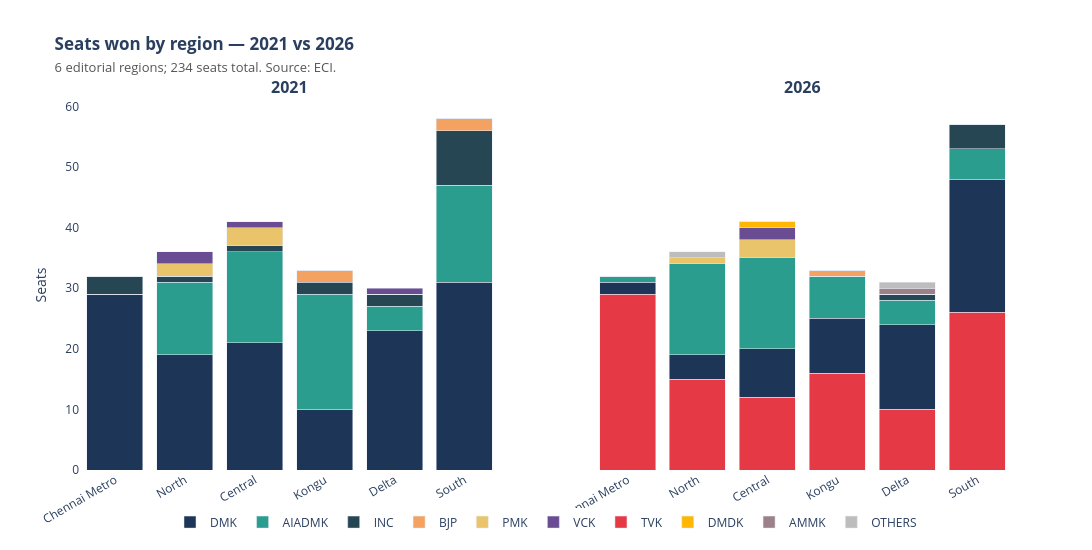

This figure's notebook cell:
### Markdown cell above
## Chart 4 — Regional Seats Side-by-Side (geographic context)

### Code cell
from plotly.subplots import make_subplots

def region_seats(winners_df):
    seats = winners_df.groupby(['region','winner_party']).size().unstack(fill_value=0)
    keep = ['TVK','DMK','AIADMK','INC','BJP','PMK','VCK','DMDK','AMMK','OTHERS']
    seats = seats[[c for c in keep if c in seats.columns]]
    region_order = ['Chennai Metro','North','Central','Kongu','Delta','South']
    seats = seats.reindex(region_order)
    return seats

s21 = region_seats(winners_2021)
s26 = region_seats(winners_2026)

party_colors_full = {
    'TVK': '#E63946', 'DMK': '#1D3557', 'AIADMK': '#2A9D8F',
    'INC': '#264653', 'BJP': '#F4A261', 'PMK': '#E9C46A',
    'VCK': '#6A4C93', 'DMDK': '#FFB703', 'AMMK': '#9D8189', 'OTHERS': '#BDBDBD',
}

fig4 = make_subplots(rows=1, cols=2, subplot_titles=('<b>2021</b>', '<b>2026</b>'), shared_yaxes=True)

seen = set()
for party in s21.columns:
    fig4.add_trace(go.Bar(name=party, x=s21.index, y=s21[party],
                          marker_color=party_colors_full.get(party,'#888'),
                          legendgroup=party, showlegend=(party not in seen)), row=1, col=1)
    seen.add(party)
for party in s26.columns:
    fig4.add_trace(go.Bar(name=party, x=s26.index, y=s26[party],
                          marker_color=party_colors_full.get(party,'#888'),
                          legendgroup=party, showlegend=(party not in seen)), row=1, col=2)
    seen.add(party)

fig4.update_layout(
    title='<b>Seats won by region — 2021 vs 2026</b><br>'
          '<span style="font-size:13px;color:#555">6 editorial regions; 234 seats total. Source: ECI.</span>',
    barmode='stack',
    height=550, width=1150,
    paper_bgcolor='white', plot_bgcolor='white',
    legend=dict(orientation='h', yanchor='bottom', y=-0.18, xanchor='center', x=0.5)
)
fig4.update_yaxes(title_text='Seats', row=1, col=1)
fig4.update_xaxes(tickangle=-30)

fig4.write_html(CHARTS / "04_regional_seats.html")
fig4.show()

### Figure 1 — Plotly figure (JSON) as saved in the notebook; plotly's stock layout.template omitted (floating-point values rounded to 4 significant figures)
{"data": [{"legendgroup": "DMK", "marker": {"color": "#1D3557"}, "name": "DMK", "showlegend": true, "type": "bar", "x": ["Chennai Metro", "North", "Central", "Kongu", "Delta", "South"], "xaxis": "x", "y": [29, 19, 21, 10, 23, 31], "yaxis": "y"}, {"legendgroup": "AIADMK", "marker": {"color": "#2A9D8F"}, "name": "AIADMK", "showlegend": true, "type": "bar", "x": ["Chennai Metro", "North", "Central", "Kongu", "Delta", "South"], "xaxis": "x", "y": [0, 12, 15, 19, 4, 16], "yaxis": "y"}, {"legendgroup": "INC", "marker": {"color": "#264653"}, "name": "INC", "showlegend": true, "type": "bar", "x": ["Chennai Metro", "North", "Central", "Kongu", "Delta", "South"], "xaxis": "x", "y": [3, 1, 1, 2, 2, 9], "yaxis": "y"}, {"legendgroup": "BJP", "marker": {"color": "#F4A261"}, "name": "BJP", "showlegend": true, "type": "bar", "x": ["Chennai Metro", "North", "Central", "Kongu", "Delta", "South"], "xaxis": "x", "y": [0, 0, 0, 2, 0, 2], "yaxis": "y"}, {"legendgroup": "PMK", "marker": {"color": "#E9C46A"}, "name": "PMK", "showlegend": true, "type": "bar", "x": ["Chennai Metro", "North", "Central", "Kongu", "Delta", "South"], "xaxis": "x", "y": [0, 2, 3, 0, 0, 0], "yaxis": "y"}, {"legendgroup": "VCK", "marker": {"color": "#6A4C93"}, "name": "VCK", "showlegend": true, "type": "bar", "x": ["Chennai Metro", "North", "Central", "Kongu", "Delta", "South"], "xaxis": "x", "y": [0, 2, 1, 0, 1, 0], "yaxis": "y"}, {"legendgroup": "TVK", "marker": {"color": "#E63946"}, "name": "TVK", "showlegend": true, "type": "bar", "x": ["Chennai Metro", "North", "Central", "Kongu", "Delta", "South"], "xaxis": "x2", "y": [29, 15, 12, 16, 10, 26], "yaxis": "y2"}, {"legendgroup": "DMK", "marker": {"color": "#1D3557"}, "name": "DMK", "showlegend": false, "type": "bar", "x": ["Chennai Metro", "North", "Central", "Kongu", "Delta", "South"], "xaxis": "x2", "y": [2, 4, 8, 9, 14, 22], "yaxis": "y2"}, {"legendgroup": "AIADMK", "marker": {"color": "#2A9D8F"}, "name": "AIADMK", "showlegend": false, "type": "bar", "x": ["Chennai Metro", "North", "Central", "Kongu", "Delta", "South"], "xaxis": "x2", "y": [1, 15, 15, 7, 4, 5], "yaxis": "y2"}, {"legendgroup": "INC", "marker": {"color": "#264653"}, "name": "INC", "showlegend": false, "type": "bar", "x": ["Chennai Metro", "North", "Central", "Kongu", "Delta", "South"], "xaxis": "x2", "y": [0, 0, 0, 0, 1, 4], "yaxis": "y2"}, {"legendgroup": "BJP", "marker": {"color": "#F4A261"}, "name": "BJP", "showlegend": false, "type": "bar", "x": ["Chennai Metro", "North", "Central", "Kongu", "Delta", "South"], "xaxis": "x2", "y": [0, 0, 0, 1, 0, 0], "yaxis": "y2"}, {"legendgroup": "PMK", "marker": {"color": "#E9C46A"}, "name": "PMK", "showlegend": false, "type": "bar", "x": ["Chennai Metro", "North", "Central", "Kongu", "Delta", "South"], "xaxis": "x2", "y": [0, 1, 3, 0, 0, 0], "yaxis": "y2"}, {"legendgroup": "VCK", "marker": {"color": "#6A4C93"}, "name": "VCK", "showlegend": false, "type": "bar", "x": ["Chennai Metro", "North", "Central", "Kongu", "Delta", "South"], "xaxis": "x2", "y": [0, 0, 2, 0, 0, 0], "yaxis": "y2"}, {"legendgroup": "DMDK", "marker": {"color": "#FFB703"}, "name": "DMDK", "showlegend": true, "type": "bar", "x": ["Chennai Metro", "North", "Central", "Kongu", "Delta", "South"], "xaxis": "x2", "y": [0, 0, 1, 0, 0, 0], "yaxis": "y2"}, {"legendgroup": "AMMK", "marker": {"color": "#9D8189"}, "name": "AMMK", "showlegend": true, "type": "bar", "x": ["Chennai Metro", "North", "Central", "Kongu", "Delta", "South"], "xaxis": "x2", "y": [0, 0, 0, 0, 1, 0], "yaxis": "y2"}, {"legendgroup": "OTHERS", "marker": {"color": "#BDBDBD"}, "name": "OTHERS", "showlegend": true, "type": "bar", "x": ["Chennai Metro", "North", "Central", "Kongu", "Delta", "South"], "xaxis": "x2", "y": [0, 1, 0, 0, 1, 0], "yaxis": "y2"}], "layout": {"annotations": [{"font": {"size": 16}, "showarrow": false, "text": "<b>2021</b>", "x": 0.225, "xanchor": "center", "xref": "paper", "y": 1, "yanchor": "bottom", "yref": "paper"}, {"font": {"size": 16}, "showarrow": false, "text": "<b>2026</b>", "x": 0.775, "xanchor": "center", "xref": "paper", "y": 1, "yanchor": "bottom", "yref": "paper"}], "barmode": "stack", "height": 550, "legend": {"orientation": "h", "x": 0.5, "xanchor": "center", "y": -0.18, "yanchor": "bottom"}, "paper_bgcolor": "white", "plot_bgcolor": "white", "title": {"text": "<b>Seats won by region — 2021 vs 2026</b><br><span style=\"font-size:13px;color:#555\">6 editorial regions; 234 seats total. Source: ECI.</span>"}, "width": 1150, "xaxis": {"anchor": "y", "domain": [0, 0.45], "tickangle": -30}, "xaxis2": {"anchor": "y2", "domain": [0.55, 1], "tickangle": -30}, "yaxis": {"anchor": "x", "domain": [0, 1], "title": {"text": "Seats"}}, "yaxis2": {"anchor": "x2", "domain": [0, 1], "matches": "y", "showticklabels": false}}}
